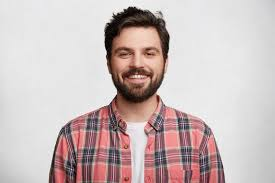
#> input picture backend/Unknown.jpeg, 275 x 183 px
$ python -i filters.py   (imports and definitions only)
#> lines starting #> are read from the running program, lines starting #| are printed output that depends on the picture; after the words box and inside, x2 and y2 are one past the last pixel; in counts of white or black regions, pixels touching at a corner belong together
#> further down, picture is the input picture: shape (183, 275, 3); mean B, G, R 187.3, 188.1, 202.4
import cv2
import numpy as np

def anime(image):
    import cv2
    import numpy as np

    # 1. Resize for better processing
    img = cv2.resize(image, None, fx=1, fy=1)

    # 2. Smooth image (reduce noise)
    smooth = cv2.bilateralFilter(img, d=9, sigmaColor=200, sigmaSpace=200)
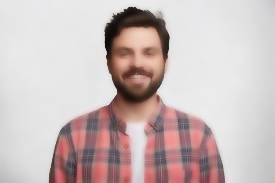
#> smooth: shape (183, 275, 3); mean B, G, R 187.4, 188.1, 202.5

    # 3. Color Quantization using K-Means
    data = np.float32(smooth).reshape((-1, 3))
    K = 8  # fewer colors = more anime-like
    criteria = (cv2.TERM_CRITERIA_EPS + cv2.TERM_CRITERIA_MAX_ITER, 20, 0.001)
    _, labels, centers = cv2.kmeans(
        data, K, None, criteria, 10, cv2.KMEANS_RANDOM_CENTERS
    )
#> centers = [[94.28, 92.32, 123.1], [112.2, 111.6, 160.5], [62.4, 67.32, 97.71], [128.5, 129.7, 194.9], [154.7, 163.2, 215.2], [208.8, 209.4, 212.6], [26.66, 32.85, 47.62], [229.8, 229.7, 229.9]]
    centers = np.uint8(centers)
#> centers = [[94, 92, 123], [112, 111, 160], [62, 67, 97], [128, 129, 194], [154, 163, 215], [208, 209, 212], [26, 32, 47], [229, 229, 229]]
    quantized = centers[labels.flatten()]
    quantized = quantized.reshape(img.shape)
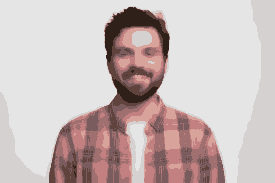
#> quantized: shape (183, 275, 3); mean B, G, R 186.8, 187.6, 201.7

    # 4. Edge detection
    gray = cv2.cvtColor(img, cv2.COLOR_BGR2GRAY)
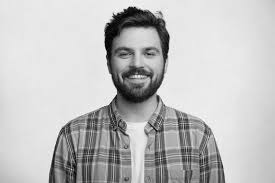
#> gray: shape (183, 275); min 0, max 255, mean 192.3
    gray = cv2.medianBlur(gray, 7)
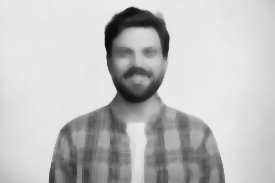
#> gray: shape (183, 275); min 10, max 238, mean 192.9
    edges = cv2.adaptiveThreshold(
        gray, 255,
        cv2.ADAPTIVE_THRESH_MEAN_C,
        cv2.THRESH_BINARY,
        blockSize=9,
        C=2
    )
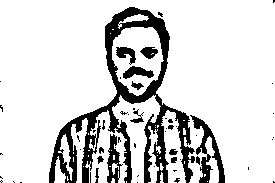
#> edges: shape (183, 275); 83.8% white; 54 black regions (39 under 20 px), largest, box (x1, y1, x2, y2) and area: (49, 7, 195, 183) 5911, (190, 115, 225, 183) 773, (107, 134, 123, 183) 379

    edges = cv2.cvtColor(edges, cv2.COLOR_GRAY2BGR)

    # 5. Combine edges with color
    cartoon = cv2.bitwise_and(quantized, edges)
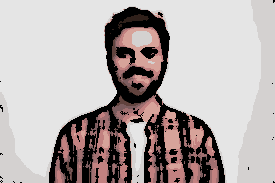
#> cartoon: shape (183, 275, 3); mean B, G, R 172.4, 172.9, 181.2

    # 6. Final enhancement
    cartoon = cv2.detailEnhance(cartoon, sigma_s=10, sigma_r=0.15)
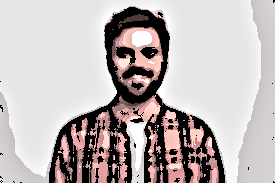
#> cartoon: shape (183, 275, 3); mean B, G, R 179.6, 180.2, 188.3

    return cv2.cvtColor(cartoon, cv2.COLOR_BGR2RGB)

def ghibli(image):
    img = cv2.cvtColor(image, cv2.COLOR_BGR2RGB)
    img = cv2.bilateralFilter(img, 15, 80, 80)
    return img

def sketch(image):
    gray = cv2.cvtColor(image, cv2.COLOR_BGR2GRAY)
    inv = cv2.bitwise_not(gray)
    blur = cv2.GaussianBlur(inv, (21, 21), 0)
    sketch = cv2.divide(gray, 255 - blur, scale=256)
    return cv2.cvtColor(sketch, cv2.COLOR_GRAY2RGB)

def portrait(image):
    img = cv2.cvtColor(image, cv2.COLOR_BGR2RGB)
    img = cv2.detailEnhance(img, sigma_s=10, sigma_r=0.15)
    return img

>>> import cv2
>>> picture = cv2.imread('Unknown.jpeg')
>>> result = anime(picture)
